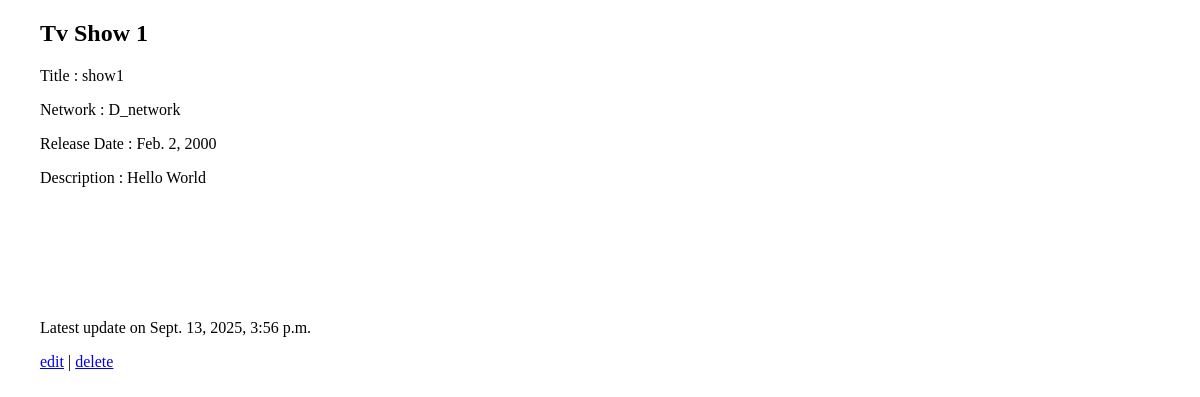
Page /shows/1/ on the committed database.
### shows_app/models.py (models this page shows, shortened)
class Show(models.Model):
    title=models.CharField( max_length=50)
    network=models.CharField( max_length=50)
    release_date = models.DateField()
    description=models.TextField(default="Hello World")
    created_at = models.DateTimeField(  auto_now_add=True)
    updated_at = models.DateTimeField(auto_now=True)

### shows_app/views.py (the view)
# urls.py: path('shows/<int:num>/',views.show_num ,name='showw'),
def show_num(request,num):
    data={
        'show': Show.objects.get(id=num)
    }
    return render(request, 'show.html',data)

### shows_app/templates/show.html (shortened to what this page needs)
<!DOCTYPE html>
<html lang="en">
<head>
     {%load static%}
        <link rel="stylesheet" href="{%static 'css/style.css'%}">
</head>
<body>
    <div class='shows'>
        <h2>Tv Show {{show.id}}</h2>
        <p>Title : {{show.title}}</p>
        <p>Network : {{show.network}}</p>
        <p>Release Date : {{show.release_date}}</p>
        <p>Description : {{show.description}}</p>
        <div class='blank'></div>
        <p>Latest update on {{show.updated_at}}</p>
        <a href="{%url 'edit' show.id%}">edit</a> |  <a href="{%url 'delete' show.id%}">delete</a>
    </div>
</body>
</html>

### shows_app/static/css/style.css (style rules this page uses)
body { margin: 20px; }
.shows { margin: 20px; }
.blank { height: 100px; }

### rows in the picture
Show: id "1", title "show1", network "D_network", release_date "Feb. 2, 2000", description "Hello World", updated_at "Sept. 13, 2025, 3:56 p.m."
